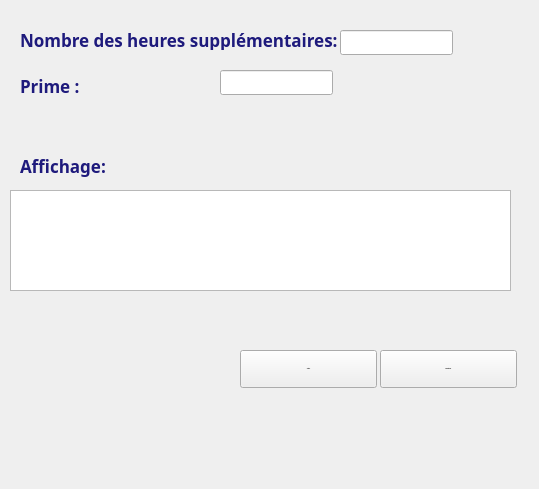
        <widget class="QWidget" name="scrollAreaWidgetContents_4">
         <property name="geometry">
          <rect>
           <x>0</x>
           <y>0</y>
           <width>539</width>
           <height>489</height>
          </rect>
         </property>
         <widget class="QLabel" name="label_38">
          <property name="geometry">
           <rect>
            <x>20</x>
            <y>30</y>
            <width>331</width>
            <height>20</height>
           </rect>
          </property>
          <property name="font">
           <font>
            <family>Pristina</family>
            <pointsize>13</pointsize>
            <weight>75</weight>
            <bold>true</bold>
           </font>
          </property>
          <property name="styleSheet">
           <string notr="true">border-color: rgb(0, 0, 127);
color: rgb(30, 26, 124);</string>
          </property>
          <property name="text">
           <string>Nombre des heures supplémentaires:</string>
          </property>
         </widget>
         <widget class="QLineEdit" name="l_pa">
          <property name="geometry">
           <rect>
            <x>220</x>
            <y>70</y>
            <width>113</width>
            <height>25</height>
           </rect>
          </property>
         </widget>
         <widget class="QPushButton" name="pb_affectersirine">
          <property name="geometry">
           <rect>
            <x>240</x>
            <y>350</y>
            <width>137</width>
            <height>38</height>
           </rect>
          </property>
          <property name="font">
           <font>
            <family>Arial</family>
            <pointsize>-1</pointsize>
            <weight>75</weight>
            <bold>true</bold>
           </font>
          </property>
          <property name="styleSheet">
           <string notr="true">color: rgb(0, 0, 0);</string>
          </property>
          <property name="text">
           <string>Ajouter</string>
          </property>
         </widget>
         <widget class="QLineEdit" name="l_nbh">
          <property name="geometry">
           <rect>
            <x>340</x>
            <y>30</y>
            <width>113</width>
            <height>25</height>
           </rect>
          </property>
         </widget>
         <widget class="QTableView" name="tab_prime">
          <property name="geometry">
           <rect>
            <x>10</x>
            <y>190</y>
            <width>501</width>
            <height>101</height>
           </rect>
          </property>
         </widget>
         <widget class="QLabel" name="label_39">
          <property name="geometry">
           <rect>
            <x>20</x>
            <y>70</y>
            <width>69</width>
            <height>31</height>
           </rect>
          </property>
          <property name="font">
           <font>
            <family>Pristina</family>
            <pointsize>13</pointsize>
            <weight>75</weight>
            <bold>true</bold>
           </font>
          </property>
          <property name="styleSheet">
           <string notr="true">border-color: rgb(0, 0, 127);
color: rgb(30, 26, 124);</string>
          </property>
          <property name="text">
           <string>Prime :</string>
          </property>
         </widget>
         <widget class="QPushButton" name="pb_rein_psirine">
          <property name="geometry">
           <rect>
            <x>380</x>
            <y>350</y>
            <width>137</width>
            <height>38</height>
           </rect>
          </property>
          <property name="font">
           <font>
            <family>Arial</family>
            <pointsize>-1</pointsize>
            <weight>75</weight>
            <bold>true</bold>
           </font>
          </property>
          <property name="styleSheet">
           <string notr="true">color: rgb(0, 0, 0);</string>
          </property>
          <property name="text">
           <string>Reinitialiser</string>
          </property>
         </widget>
         <widget class="QLabel" name="label_40">
          <property name="geometry">
           <rect>
            <x>20</x>
            <y>150</y>
            <width>91</width>
            <height>31</height>
           </rect>
          </property>
          <property name="font">
           <font>
            <family>Pristina</family>
            <pointsize>13</pointsize>
            <weight>75</weight>
            <bold>true</bold>
           </font>
          </property>
          <property name="styleSheet">
           <string notr="true">border-color: rgb(0, 0, 127);
color: rgb(30, 26, 124);</string>
          </property>
          <property name="text">
           <string>Affichage:</string>
          </property>
         </widget>
        </widget>
